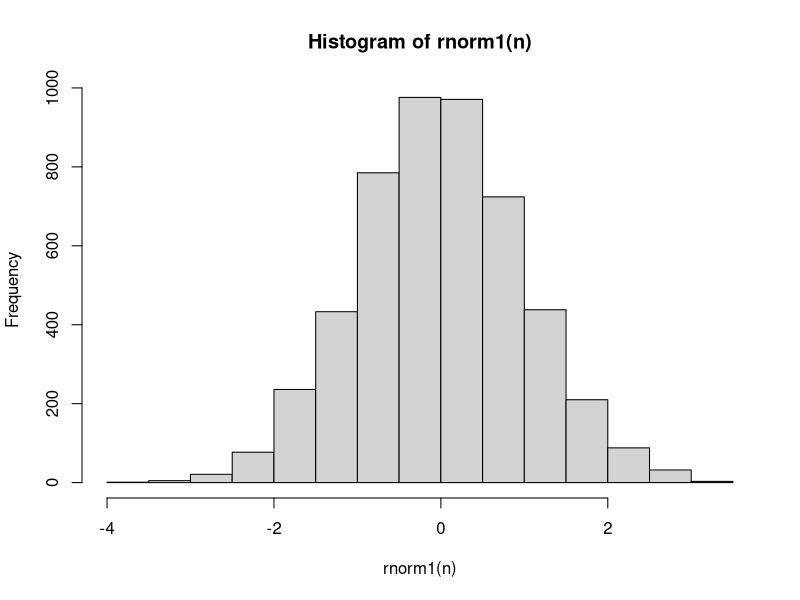
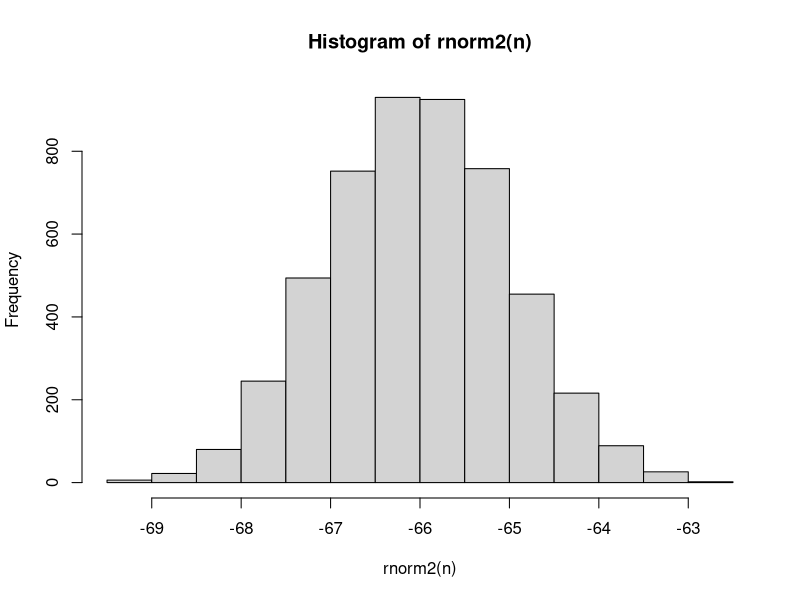
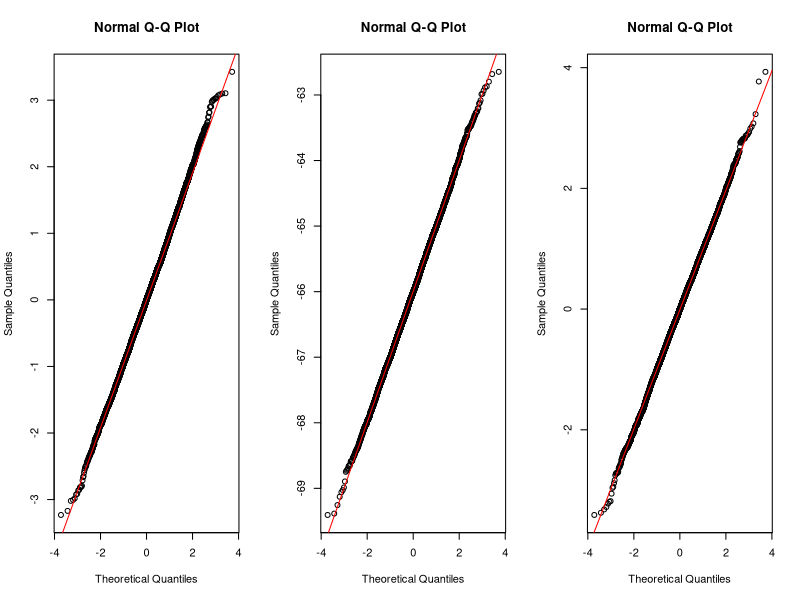

These figures' R source, in order:
## ---- chunk 1
rnorm1 = function(n){
  u = runif(n,0,1)
  x = ( u ** (0.135) - (1 - u) ** 0.135) / 0.1975 
  return(x)
}
## ---- chunk 2
rnorm2 = function(n){
  x = 0
  for (i  in 1:12) {
    x = x + (runif(n, 0, 1) - 6) 
  }
  return(x)
}
## ---- chunk 3
n = 5000

a = rnorm1(n) # Amostra gerada com a aproximação X = [U^0,135 − (1 − U)^0,135 ]/0,1975
head(a)

shapiro.test(rnorm1(n))  # A amostra 'a' gerada com a função rnorm1 não segue distribuição normal
hist(rnorm1(n))

b = rnorm2(n) # Amostra gerada com a aproximação soma de 12 v.a.s uniformes independentes
head(b)

shapiro.test(rnorm2(n)) # A amostra 'a' gerada com a função rnorm2 segue distribuição normal
hist(rnorm2(n))
## ---- chunk 4
p = c(.01, .05, .1, .5, .9, .95, .99) #   quantis 1%, 5%, 10%, 50%, 90%, 95% e 99%
Qhat = quantile(a, p)
Q = qnorm(p)
round(rbind(Qhat, Q), 3)             

Qhat = quantile(b, p)
Q = qnorm(p)
round(rbind(Qhat, Q), 3)
## ---- chunk 5
BoxMuller = function(n, mu=0, sigma=1){
  # Polar: função que retorna dois números normais
  Polar = function(){  # função sem argumento
    repeat{
      u = runif(2, -1, 1) # 2 v. uniformes U(-1,1)
      r2 = as.numeric(u %*% u) # toma o quadrado
      if((r2 > 0) & (r2 < 1)) break
    } # fim do repeat
    ff = sqrt(-2 * log(r2) / r2)
    y = ff * u # vetor de dim 2 com var. normais padrao ind.
    y
  } # fim de polar
  if(n %% 2 == 0){ # n par
    k = n %/% 2 # pega a parte inteira da div.
    for(ki in 1:k){
      if(ki == 1) x = c(Polar()) else x = c(x, Polar())
    }  # for
  } else{ # n impar
    k = n %/% 2
    if(k == 0){ 
      x = Polar()[1]
    } else{
      for(ki in 1:k){
        if(ki == 1) x = c(Polar()) else x = c(x, Polar())
      } # for
      x = c(x, Polar()[1])
    } # else interno
  } # else n par
  x = x * sigma + mu  # transformar de N(0, 1) para N(mu, sigma)
  return(x)
} # fim de BoxMuller

c = BoxMuller(n)
head(c)

Qhat = quantile(c, p)
Q = qnorm(p)
round(rbind(Qhat, Q), 3)    # A diferença entre os quantis teóricos e os estimados é pequena para o caso da função BoxMuller 
                            # O que indica que a amostra segue a distribuição normal.

## ---- chunk 6

par(mfrow=c(1,3))

qqnorm(a)
qqline(a, col = "red") # qqplot convirma quq a amostra gerada pela função rnorm1 não segue a distribuição normal

qqnorm(b)
qqline(b, col = "red") # qqplot convirma quq a amostra gerada pela função rnorm2 segue a distribuição normal

qqnorm(c)
qqline(c, col = "red") # qqplot convirma quq a amostra gerada pela função BoxMuller segue a distribuição normal

